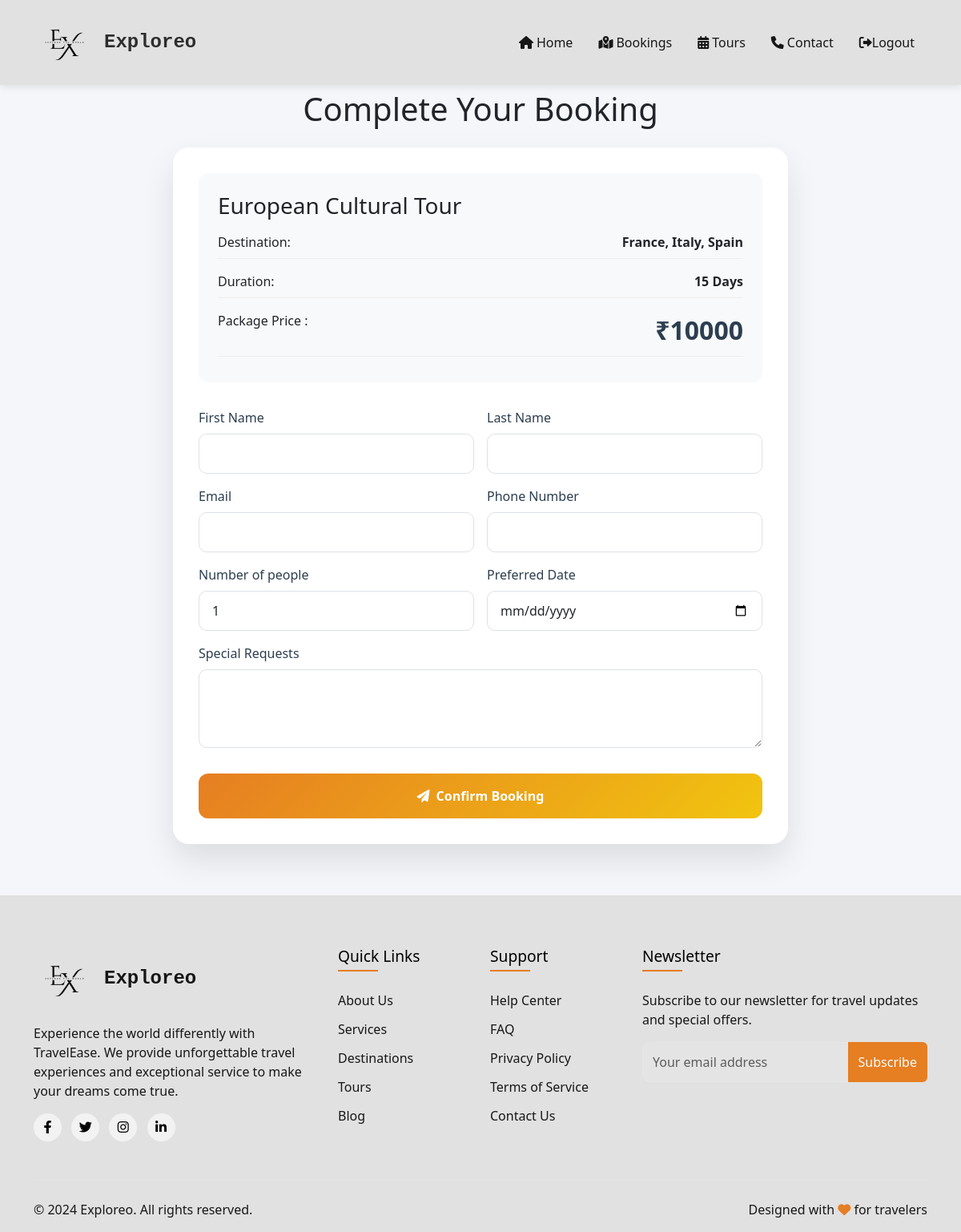
/user_booking/2 (signed in), run on an earlier commit of the app's database.
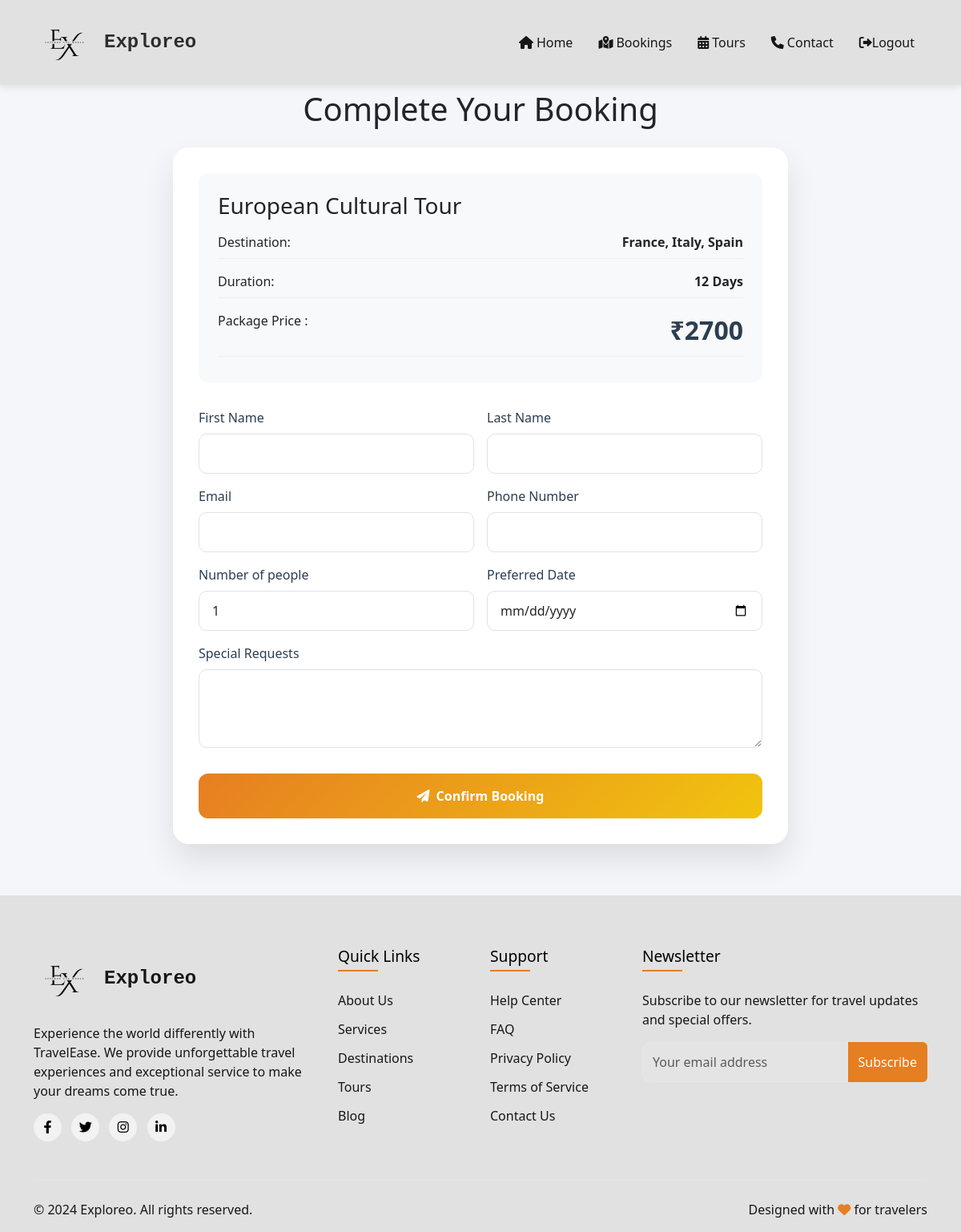
And on a later commit of the database.
### app/models.py (models this page shows)
class TourPackage(models.Model):
    package_name = models.CharField(max_length=255)  # Package Name
    destination = models.CharField(max_length=255)  # Destination
    duration_days = models.PositiveIntegerField()  # Duration in days
    price = models.PositiveIntegerField()  # Price
    rating = models.FloatField()  # Rating
    description = models.TextField()  # Description
    image = models.FileField()
    max_capacity = models.PositiveIntegerField()  # Maximum Capacity
    start_date = models.DateField()  # Start Date
    end_date = models.DateField()  # End Date
    accommodation = models.BooleanField(default=False)  # Accommodation
    meals = models.BooleanField(default=False)  # Meals
    transport = models.BooleanField(default=False)  # Transport

### app/views.py (the view)
# urls.py: path('user_booking/<id>', views.user_booking, name='user_booking'),
def user_booking(req,id):
    if 'user' in req.session:
        packages=TourPackage.objects.get(id=id)
        return render(req,'user/booking.html',{'packages':packages})

### templates/user/booking.html (shortened to what the changed rows need)
<!DOCTYPE html>
<html lang="en">
<head>
    <link href="https://cdn.jsdelivr.net/npm/bootstrap@5.3.0/dist/css/bootstrap.min.css" rel="stylesheet">
    <link href="https://cdnjs.cloudflare.com/ajax/libs/font-awesome/6.0.0/css/all.min.css" rel="stylesheet">
    {% load static %}
</head>
<body>
    <div class="booking-container">
        <h1 class="text-center mb-4">Complete Your Booking</h1>
        <div class="booking-card">
            <div class="tour-summary">
                <h3>{{ packages.package_name }}</h3>
                <div class="info-item">
                    <span>Destination:</span>
                    <strong>{{ packages.destination }}</strong>
                </div>
                <div class="info-item">
                    <span>Duration:</span>
                    <strong>{{ packages.duration_days }} Days</strong>
                </div>
                <div class="info-item">
                    <span>Package Price :</span>
                    <strong class="price-tag"> ₹{{ packages.price }}</strong>
                </div>
            </div>
        </div>
    </div>
</body>
</html>

What changed in the data, as far as the page shows it:
changed TourPackage "European Cultural Tour": duration_days "15" → "12"; price "10000" → "2700"
